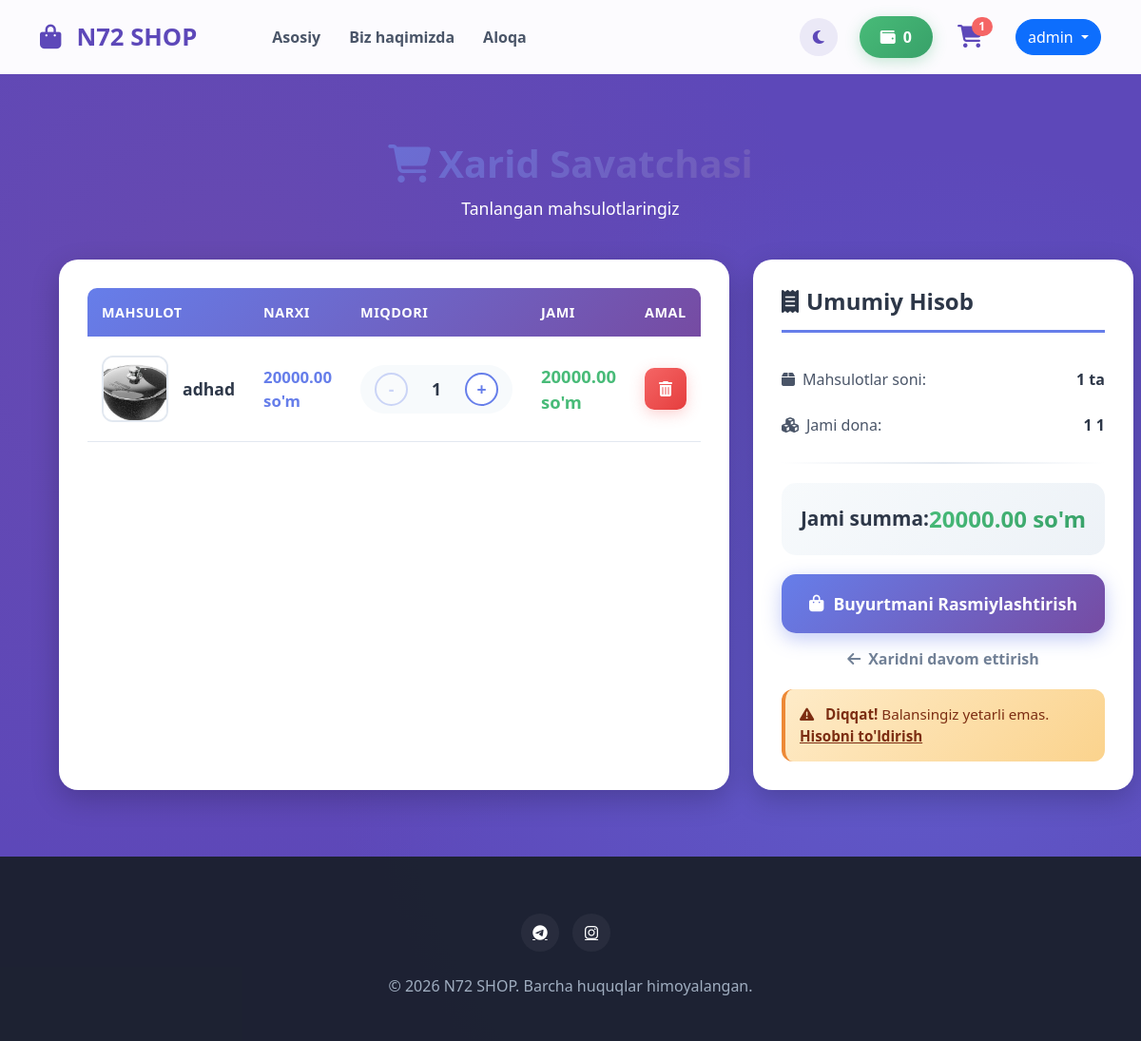
/users/cart/ (signed in), run on an earlier commit of the app's database.
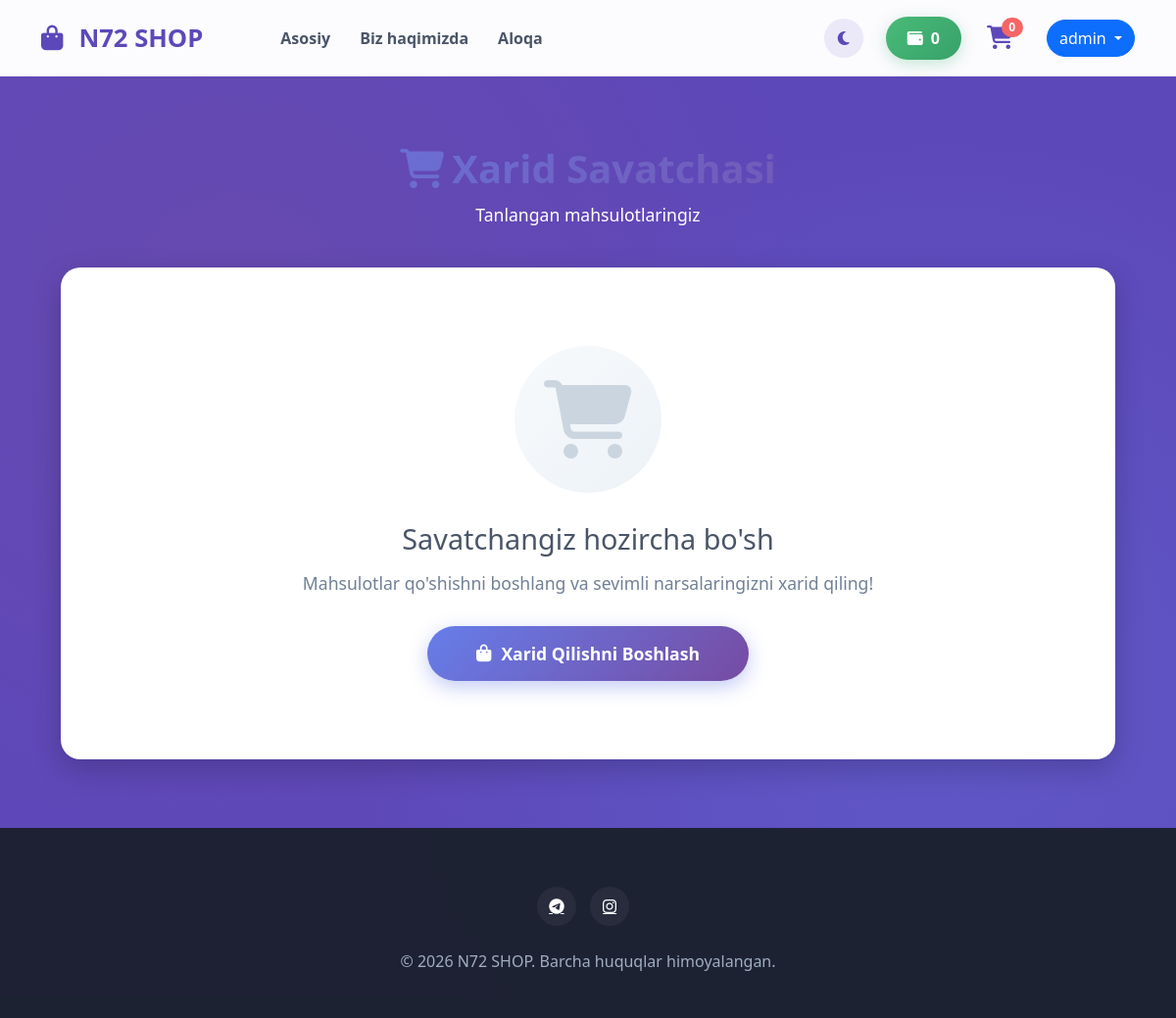
And on a later commit of the database.
### users/models.py (models this page shows, shortened)
class Cart(models.Model):
    user = models.OneToOneField(User, on_delete=models.CASCADE, related_name='cart')
    def get_total_price(self):
        return sum(item.total_price() for item in self.items.all()) or 0

class CartItem(models.Model):
    cart = models.ForeignKey(Cart, on_delete=models.CASCADE, related_name='items')
    product = models.ForeignKey(Product, on_delete=models.CASCADE)
    quantity = models.PositiveIntegerField(default=1)
    def total_price(self):
        return self.product.price * self.quantity

### products/models.py (models this page shows, shortened)
class Product(models.Model):
    owner = models.ForeignKey(User, on_delete=models.CASCADE, limit_choices_to={'is_staff': True}, related_name='products')
    name = models.CharField(max_length=200)
    description = models.TextField()
    image = models.ImageField(upload_to='media/', null=True, blank=True)
    price = models.DecimalField(max_digits=10, decimal_places=2)
    category = models.ForeignKey(Category, on_delete=models.CASCADE)
    quantity = models.PositiveIntegerField(default=1)
    created_at = models.DateTimeField(auto_now_add=True)
    is_active = models.BooleanField(default=True)

### main/models.py (models this page shows, shortened)
class Wallet(models.Model):
    user = models.OneToOneField(
        User,
        on_delete=models.CASCADE,
        related_name='wallet'
    )
    balance = models.DecimalField(
        max_digits=12,
        decimal_places=2,
        default=0
    )
    updated_at = models.DateTimeField(auto_now=True)

### users/views.py (the view)
# urls.py: path('cart/', CartDetailView.as_view(), name='cart'),
class CartDetailView(LoginRequiredMixin, View):
    def get(self, request):
        cart, created = Cart.objects.get_or_create(user=request.user)
        return render(request, 'users/cart.html', {'cart': cart})

### templates/users/cart.html (shortened to what the changed rows need)
{% extends 'base.html' %}
{% block content %}
<div class="cart-container">
    <div class="page-title">
        <h2><i class="fas fa-shopping-cart me-2"></i>Xarid Savatchasi</h2>
    </div>
    {% if cart.items.all %}
    <div class="cart-grid">
        <div class="cart-card">
            <table class="cart-table">
                <thead>
                    <tr>
                        <th>Mahsulot</th>
                        <th>Narxi</th>
                        <th>Miqdori</th>
                        <th>Jami</th>
                        <th>Amal</th>
                    </tr>
                </thead>
                <tbody>
                    {% for item in cart.items.all %}
                    <tr>
                        <td>
                            <div class="product-info">
                                {% if item.product.image %}
                                    <img src="{{ item.product.image.url }}" class="product-image" alt="{{ item.product.name }}">
                                {% else %}
                                    <div class="product-placeholder">
                                        <i class="fas fa-image"></i>
                                    </div>
                                {% endif %}
                                <span class="product-name">{{ item.product.name }}</span>
                            </div>
                        </td>
                        <td>
                            <span class="product-price">{{ item.product.price }} so'm</span>
                        </td>
                        <td>
                            <form action="{% url 'update_cart' item.id %}" method="post">
                                <div class="quantity-controls">
                                    <button type="submit" name="action" value="decrease" class="quantity-btn" {% if item.quantity <= 1 %}disabled{% endif %}>
                                        -
                                    </button>
                                    <span class="quantity-value">{{ item.quantity }}</span>
                                    <button type="submit" name="action" value="increase" class="quantity-btn">
                                        +
                                    </button>
                                </div>
                            </form>
                        </td>
                        <td>
                            <span class="total-price">{{ item.total_price }} so'm</span>
                        </td>
                        <td>
                            <form action="{% url 'remove_from_cart' item.id %}" method="post">
                                <button type="submit" class="delete-btn" onclick="return confirm('Mahsulotni o\'chirmoqchimisiz?')">
                                    <i class="fas fa-trash-alt"></i>
                                </button>
                            </form>
                        </td>
                    </tr>
                    {% endfor %}
                </tbody>
            </table>
        </div>
        <div>
            <div class="summary-card">
                <h3 class="summary-title">
                    <i class="fas fa-receipt me-2"></i>Umumiy Hisob
                </h3>
                <div class="summary-row">
                    <span><i class="fas fa-box me-2"></i>Mahsulotlar soni:</span>
                    <span>{{ cart.items.count }} ta</span>
                </div>
                <div class="summary-row">
                    <span><i class="fas fa-cubes me-2"></i>Jami dona:</span>
                    <span>
                        {% widthratio cart.items.all|length 1 1 %}
                        {% for item in cart.items.all %}
                            {% if forloop.first %}{{ item.quantity }}{% else %}+{{ item.quantity }}{% endif %}
                        {% endfor %}
                    </span>
                </div>
                <div class="summary-divider"></div>
                <div class="summary-total">
                    <span class="summary-total-label">Jami summa:</span>
                    <span class="summary-total-value">{{ cart.get_total_price }} so'm</span>
                </div>
                <a href="{% url 'wallet_checkout' %}" class="checkout-btn">
                    <i class="fas fa-shopping-bag"></i>
                    Buyurtmani Rasmiylashtirish
                </a>
                <a href="{% url 'index' %}" class="continue-shopping">
                    <i class="fas fa-arrow-left me-2"></i>Xaridni davom ettirish
                </a>
                {% if user.wallet.balance < cart.get_total_price %}
                <div class="balance-warning">
                    <i class="fas fa-exclamation-triangle me-2"></i>
                    <strong>Diqqat!</strong> Balansingiz yetarli emas.
                    <a href="{% url 'wallet_detail' %}">Hisobni to'ldirish</a>
                </div>
                {% endif %}
            </div>
        </div>
    </div>
    {% else %}
    <div class="empty-cart">
        <div class="empty-cart-icon">
            <i class="fas fa-shopping-cart"></i>
        </div>
        <h4>Savatchangiz hozircha bo'sh</h4>
        <p>Mahsulotlar qo'shishni boshlang va sevimli narsalaringizni xarid qiling!</p>
        <a href="{% url 'index' %}" class="start-shopping-btn">
            <i class="fas fa-shopping-bag"></i>
            Xarid Qilishni Boshlash
        </a>
    </div>
    {% endif %}
</div>
{% endblock %}

### templates/base.html (shortened to what this page needs)
<!DOCTYPE html>
<html lang="uz">
<head>
    <link href="https://cdn.jsdelivr.net/npm/bootstrap@5.3.0/dist/css/bootstrap.min.css" rel="stylesheet">
    <link rel="stylesheet" href="https://cdnjs.cloudflare.com/ajax/libs/font-awesome/6.4.0/css/all.min.css">
    <link rel="stylesheet" href="https://cdnjs.cloudflare.com/ajax/libs/animate.css/4.1.1/animate.min.css"/>
</head>
<body>
    <nav class="navbar navbar-expand-lg navbar-custom sticky-top">
        <div class="container">
            <a class="navbar-brand d-flex align-items-center" href="{% url 'index' %}">
                <i class="fas fa-shopping-bag me-3"></i>
                <span>N72 SHOP</span>
            </a>
            <div class="collapse navbar-collapse" id="mainNav">
                <ul class="navbar-nav me-auto ms-lg-5">
                    <li class="nav-item"><a class="nav-link" href="{% url 'index' %}">Asosiy</a></li>
                    <li class="nav-item"><a class="nav-link" href="{% url 'about' %}">Biz haqimizda</a></li>
                    <li class="nav-item"><a class="nav-link" href="{% url 'contact' %}">Aloqa</a></li>
                </ul>
                <div class="d-flex align-items-center gap-2">
                    <button onclick="toggleTheme()" class="theme-toggle-btn" id="theme-btn" title="Rejimni o'zgartirish">
                        <i class="fas fa-moon" id="theme-icon"></i>
                    </button>
                    {% if user.is_authenticated %}
                        <a href="{% url 'wallet_detail' %}" class="wallet-balance me-2">
                            <i class="fas fa-wallet me-2"></i>{{ user.wallet.balance|default:"0" }}
                        </a>
                        <a href="{% url 'cart' %}" class="cart-wrapper me-3">
                            <i class="fas fa-shopping-cart cart-icon"></i>
                            <span class="badge rounded-pill cart-badge">{{ user.cart.items.count|default:0 }}</span>
                        </a>
                        <div class="dropdown">
                            <button class="btn btn-primary dropdown-toggle rounded-pill" data-bs-toggle="dropdown">
                                {{ user.username }}
                            </button>
                        </div>
                    {% else %}
                        <a class="btn btn-outline-primary rounded-pill px-4" href="{% url 'login' %}">Kirish</a>
                    {% endif %}
                </div>
            </div>
        </div>
    </nav>
    <main class="main-wrapper">
        <div class="container">
            {% block content %}{% endblock %}
        </div>
    </main>
    <footer>
        <div class="container text-center">
            <div class="mb-4">
                <a href="#" class="social-circle"><i class="fab fa-telegram"></i></a>
                <a href="#" class="social-circle"><i class="fab fa-instagram"></i></a>
            </div>
            <p>&copy; 2026 N72 SHOP. Barcha huquqlar himoyalangan.</p>
        </div>
    </footer>
</body>
</html>

What changed in the data, as far as the page shows it:
removed CartItem: product.image (picture), product.name "adhad", product.price "20000.00", quantity "1", total_price "20000.00"
no longer on this page (row edited): Cart: items.count "1", id.cart_id "1", get_total_price "20000.00"
Also different on the page:
{{ user.cart.items.count|default:0 }}: "1" → "0"
text no longer shown: "MAHSULOT NARXI MIQDORI JAMI AMAL Umumiy Hisob Mahsulotlar soni: ta Jami dona: Jami summa: so'm Buyurtmani Rasmiylashtirish Xaridni davom ettirish Diqqat! Balansingiz yetarli emas. Hisobni to'ldirish"
text now shown: "Savatchangiz hozircha bo'sh Mahsulotlar qo'shishni boshlang va sevimli narsalaringizni xarid qiling! Xarid Qilishni Boshlash"
